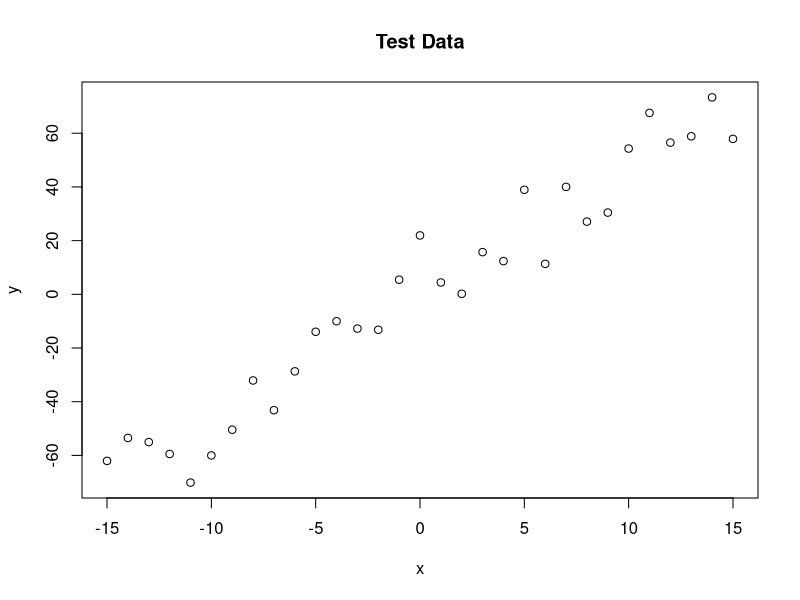
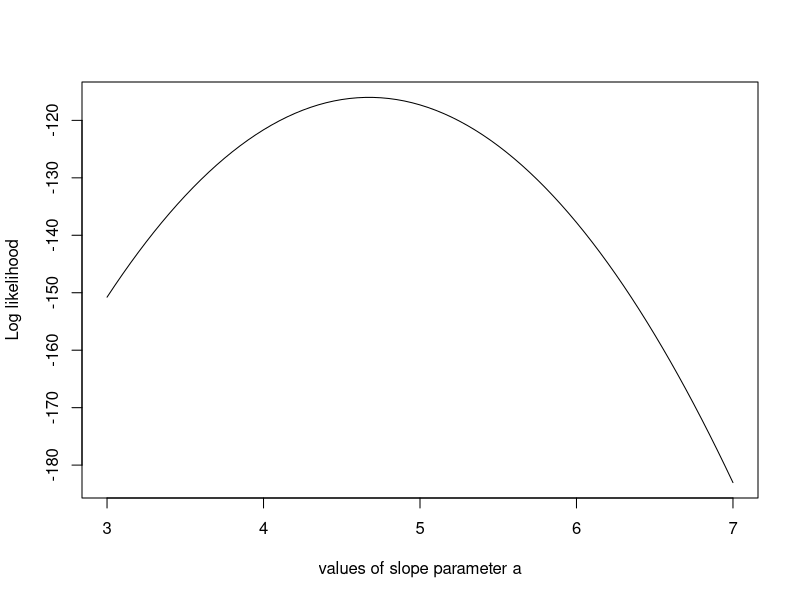
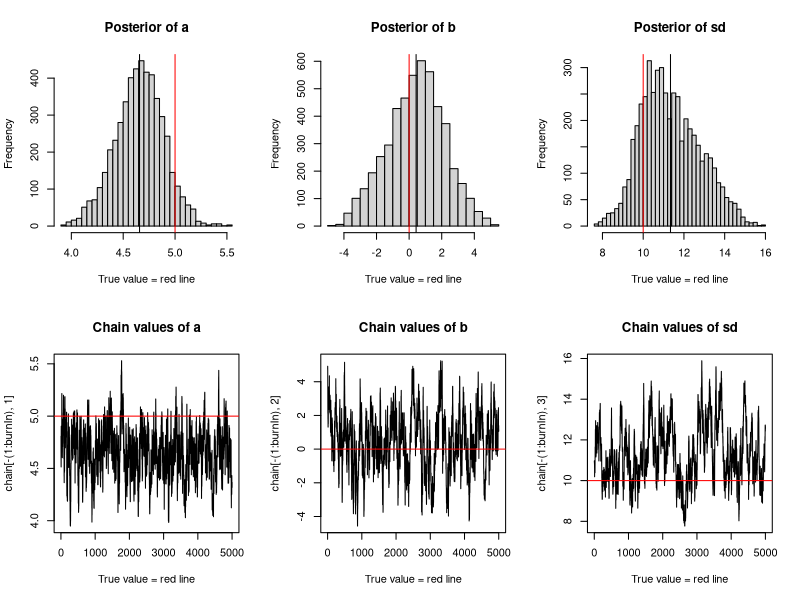

Generate these figures, in order, with R:
trueA <- 5
trueB <- 0
trueSd <- 10
sampleSize <- 31

# create independent x-values 
x <- (-(sampleSize-1)/2):((sampleSize-1)/2)
# create dependent values according to ax + b + N(0,sd)
y <-  trueA * x + trueB + rnorm(n=sampleSize,mean=0,sd=trueSd)

plot(x,y, main="Test Data")



likelihood <- function(param){
  a = param[1]
  b = param[2]
  sd = param[3]
  
  pred = a*x + b
  singlelikelihoods = dnorm(y, mean = pred, sd = sd, log = T)
  sumll = sum(singlelikelihoods)
  return(sumll)   
}

# Example: plot the likelihood profile of the slope a
slopevalues <- function(x){return(likelihood(c(x, trueB, trueSd)))}
slopelikelihoods <- lapply(seq(3, 7, by=.05), slopevalues )
plot (seq(3, 7, by=.05), slopelikelihoods , type="l", xlab = "values of slope parameter a", ylab = "Log likelihood")


# Prior distribution
prior <- function(param){
  a = param[1]
  b = param[2]
  sd = param[3]
  aprior = dunif(a, min=0, max=10, log = T)
  bprior = dnorm(b, sd = 5, log = T)
  sdprior = dunif(sd, min=0, max=30, log = T)
  return(aprior+bprior+sdprior)
}

posterior <- function(param){
  return (likelihood(param) + prior(param))
}


######## Metropolis algorithm ################

proposalfunction <- function(param){
  return(rnorm(3,mean = param, sd= c(0.1,0.5,0.3)))
}

run_metropolis_MCMC <- function(startvalue, iterations){
  chain = array(dim = c(iterations+1,3))
  chain[1,] = startvalue
  for (i in 1:iterations){
    proposal = proposalfunction(chain[i,])
    
    probab = exp(posterior(proposal) - posterior(chain[i,]))
    if (runif(1) < probab){
      chain[i+1,] = proposal
    }else{
      chain[i+1,] = chain[i,]
    }
  }
  return(chain)
}

startvalue = c(0,0,1)
chain = run_metropolis_MCMC(startvalue, 10000)

burnIn = 5000
acceptance = 1-mean(duplicated(chain[-(1:burnIn),]))

### Summary: #######################

par(mfrow = c(2,3))
hist(chain[-(1:burnIn),1],nclass=30, , main="Posterior of a", xlab="True value = red line" )
abline(v = mean(chain[-(1:burnIn),1]))
abline(v = trueA, col="red" )
hist(chain[-(1:burnIn),2],nclass=30, main="Posterior of b", xlab="True value = red line")
abline(v = mean(chain[-(1:burnIn),2]))
abline(v = trueB, col="red" )
hist(chain[-(1:burnIn),3],nclass=30, main="Posterior of sd", xlab="True value = red line")
abline(v = mean(chain[-(1:burnIn),3]) )
abline(v = trueSd, col="red" )
plot(chain[-(1:burnIn),1], type = "l", xlab="True value = red line" , main = "Chain values of a", )
abline(h = trueA, col="red" )
plot(chain[-(1:burnIn),2], type = "l", xlab="True value = red line" , main = "Chain values of b", )
abline(h = trueB, col="red" )
plot(chain[-(1:burnIn),3], type = "l", xlab="True value = red line" , main = "Chain values of sd", )
abline(h = trueSd, col="red" )

# for comparison:
summary(lm(y~x))
